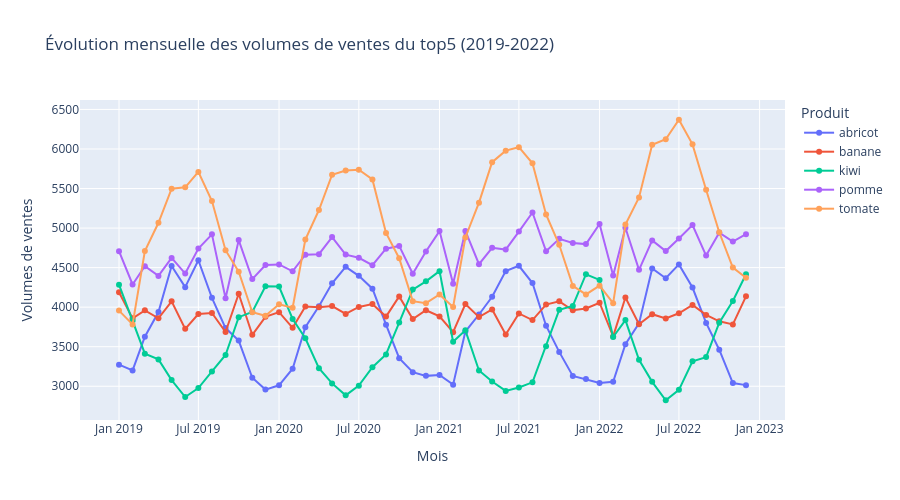

Here is the notebook cell this chart was saved with:
### Code cell
fig = px.line(
    data_frame=top5_mensuel,
    x="month_year",
    y="sales",
    color="product",
    markers=True,
    title="Évolution mensuelle des volumes de ventes du top5 (2019-2022)"
)
fig.update_xaxes(
    title_text="Mois"
)
fig.update_yaxes(
    title_text="Volumes de ventes"
)
fig.update_layout(
    legend_title_text="Produit",
    width=900,
    height=500
)
fig.show()
